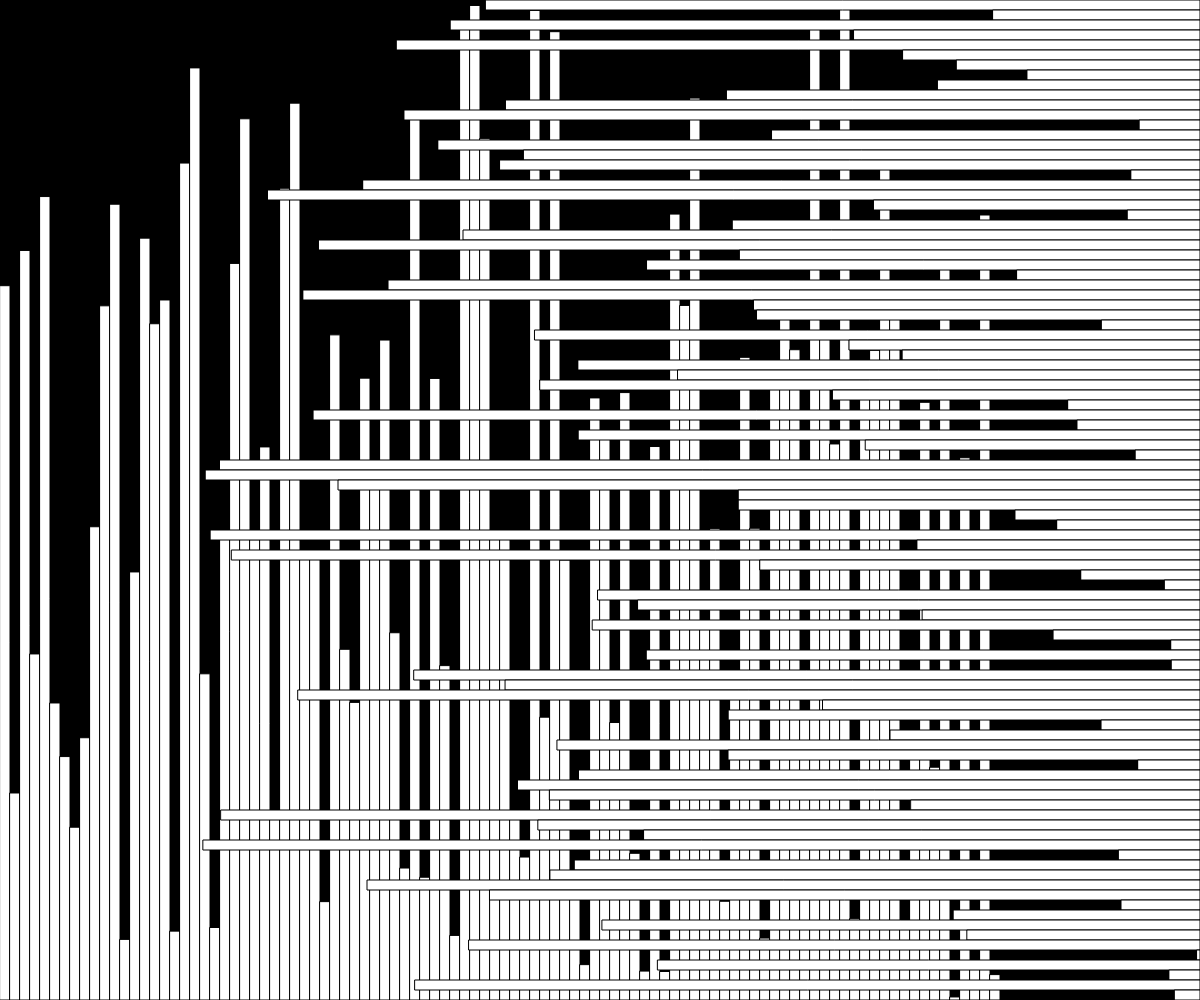
Frame 1 (no input)
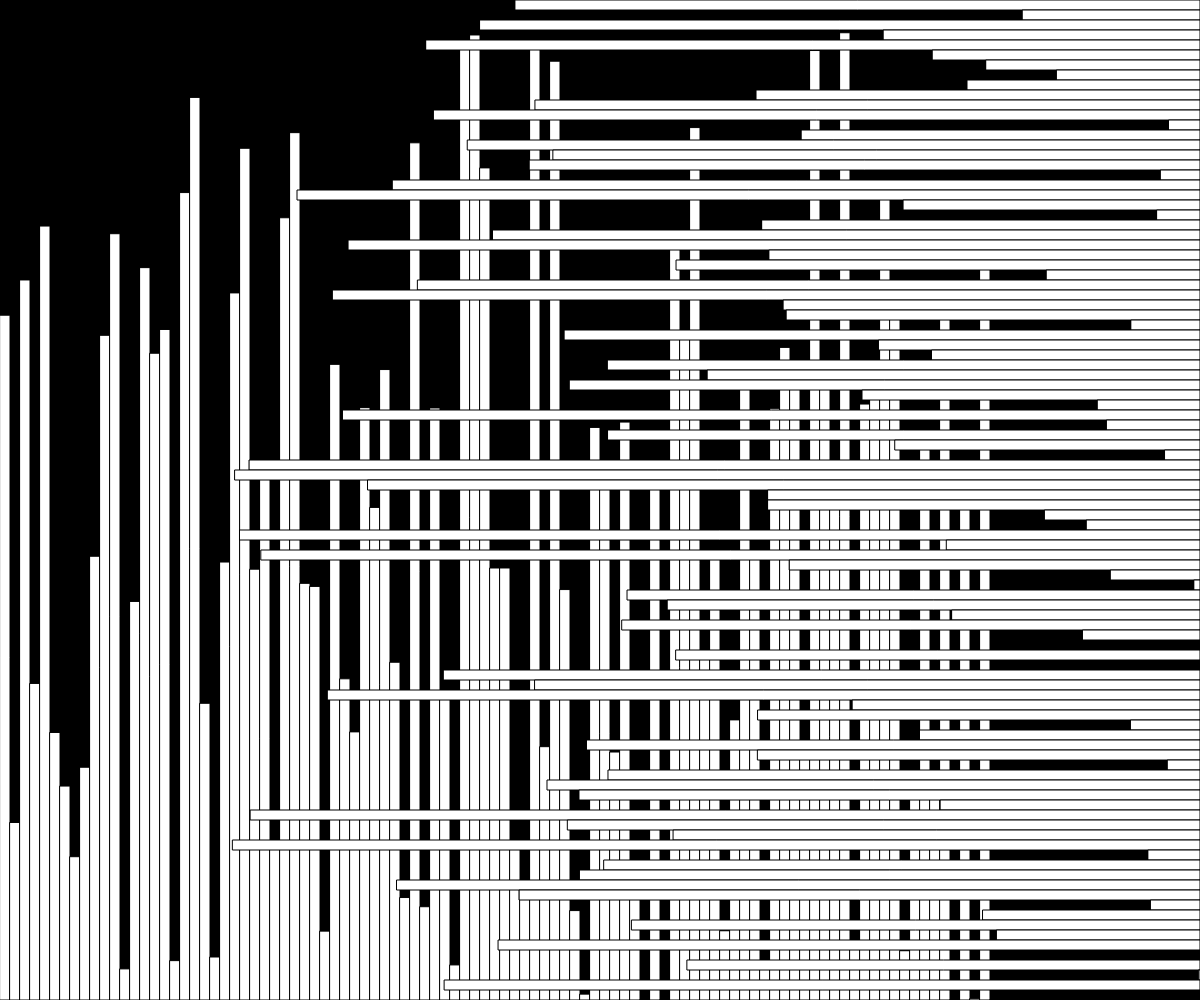
Frame 60 (no input)
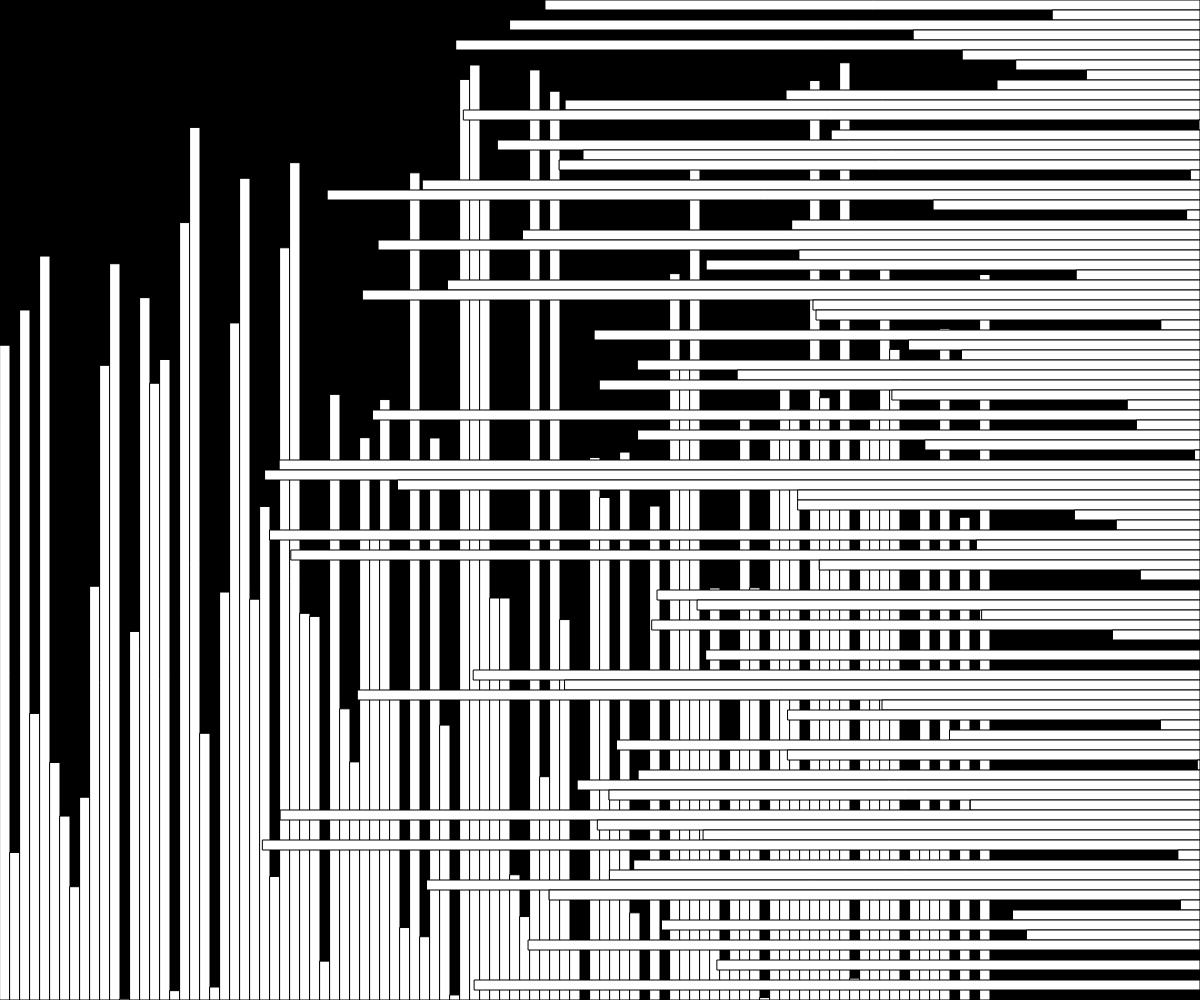
Frame 120 (the mouse pressed at the canvas centre since frame 60)

The p5.js sketch that drew these frames (run headless with seeded random() and noise() and a simulated clock; from frame 60 on, the mouse is pressed at the canvas centre):

// p5.js sketch
// ── sketch.js
// ...existing code...
let values = [];
let original = [];
let vel = -0.5;

function setup() {
  createCanvas(windowWidth, windowHeight);
  for (let i = 0; i < 100; i++) {
    const v = random(height);
    values.push(v);
    original.push(v);
  }
}

function draw() {
  background(0);

  // draw the values as rectangles horizontally
  for (let i = 0; i < values.length; i++) {
    const h = max(0, values[i]);
    rect(i * 10, height - h, 10, h);
  }

  // draw the values as rectangles vertically and update movement
  for (let i = 0; i < values.length; i++) {
    const w = max(0, values[i]);
    rect(width - w, i * 10, w, 10);
    values[i] += vel; // change by velocity (positive => grow, negative => shrink)
    values[i] = constrain(values[i], 0, original[i]);
  }

  // when all disappeared, reverse direction to grow them back
  if (values.every(v => v <= 0)) {
    vel = abs(vel); // make positive to grow
  }

  // when all are fully restored, reverse again to shrink
  if (values.every((v, i) => v >= original[i])) {
    vel = -abs(vel); // make negative to shrink
  }
}
// ...existing code...
